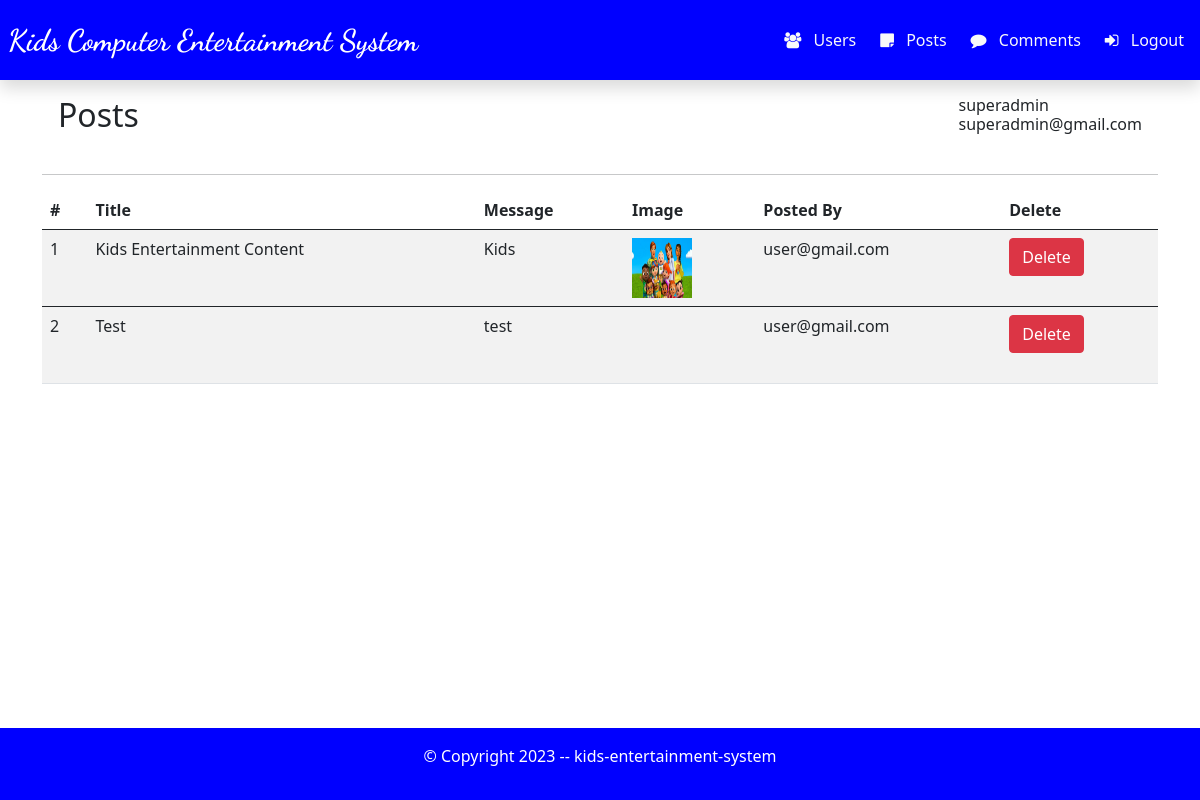
The page /backend/templates/posts.php (signed in) on the database its author committed.
### tables this page shows
CREATE TABLE `posts` (
  `id` int(11) NOT NULL,
  `user_id` int(11) NOT NULL,
  `title` varchar(100) NOT NULL,
  `message` varchar(500) NOT NULL,
  `timer` timestamp NOT NULL DEFAULT current_timestamp() ON UPDATE current_timestamp(),
  `file` varchar(100) NOT NULL,
  `file_ext` varchar(100) NOT NULL
);

CREATE TABLE `users` (
  `id` int(11) NOT NULL,
  `username` varchar(50) NOT NULL,
  `email` varchar(100) NOT NULL,
  `password` varchar(1000) NOT NULL,
  `profile` varchar(100) NOT NULL DEFAULT 'avator.jpg'
);

### backend/templates/posts.php (the view, shortened to what this page needs)
<head>
</head>
<?php include './header.php'; ?>
<div class="container">
    <div class="jumbotron p-3" style="display: flex; justify-content:space-between">
        <h2>Posts</h2>
        <h6><?php echo $_SESSION['username']; ?> <br> <?php echo $_SESSION['email']; ?></h6>
    </div>
    <hr>
</div>
<div class="container body">
    <table class="table table-striped" style="width: 100%;">
        <thead>
            <tr>
                <th scope="col">#</th>
                <th scope="col">Title</th>
                <th scope="col">Message</th>
                <th scope="col">Image</th>
                <th scope="col">Posted By</th>
                <th scope="col">Delete</th>
            </tr>
        </thead>
        <?php
        $query = mysqli_query($con, "SELECT * FROM posts");
        $count = 1;
        while ($row = mysqli_fetch_array($query)) {
        ?>
            <tbody>
                <tr>
                        <td scope="row"><?php echo $count; ?></td>
                        <td><?php echo $row['title']; ?></td>
                        <td><?php echo $row['message'] ?></td>
                        <?php if($row['file_ext'] == 'mp4'){ ?>
                          <td><video width="60" height="60" src="../../includes/forms/img/<?php echo $row['file'];?>" autoplay muted loop></video></td>
                        <?php }else{?>
                        <td><img src="../../includes/forms/img/<?php echo $row['file']; ?>" width="60" height="60" alt=""></td>
                        <?php }?>
                        <?php
                        $query2 = mysqli_query($con, "SELECT * FROM users where id = '".$row['user_id']."'");
                        while ($row1 = mysqli_fetch_array($query2)) {
                        ?>
                        <td><?php echo $row1['email'] ?></td>
                        <?php }?>
                        <td>
                        <form action="../../includes/forms/delete.php" method="post">
                            <button type="submit" class="btn btn-danger" name="deletepost">Delete</button>
                        </form>
                        </td>
                </tr>
            </tbody>
        <?php $count++; } ?>
    </table>
</div>
<?php include '../../includes/footer.php'; ?>

### rows shown on the page
posts: title "Kids Entertainment Content", message "Kids", file (picture)
users: email "user@gmail.com"
posts: title "Test", message "test"

### other values the page prints
$_SESSION['username'] "superadmin"
$_SESSION['email'] "superadmin@gmail.com"
